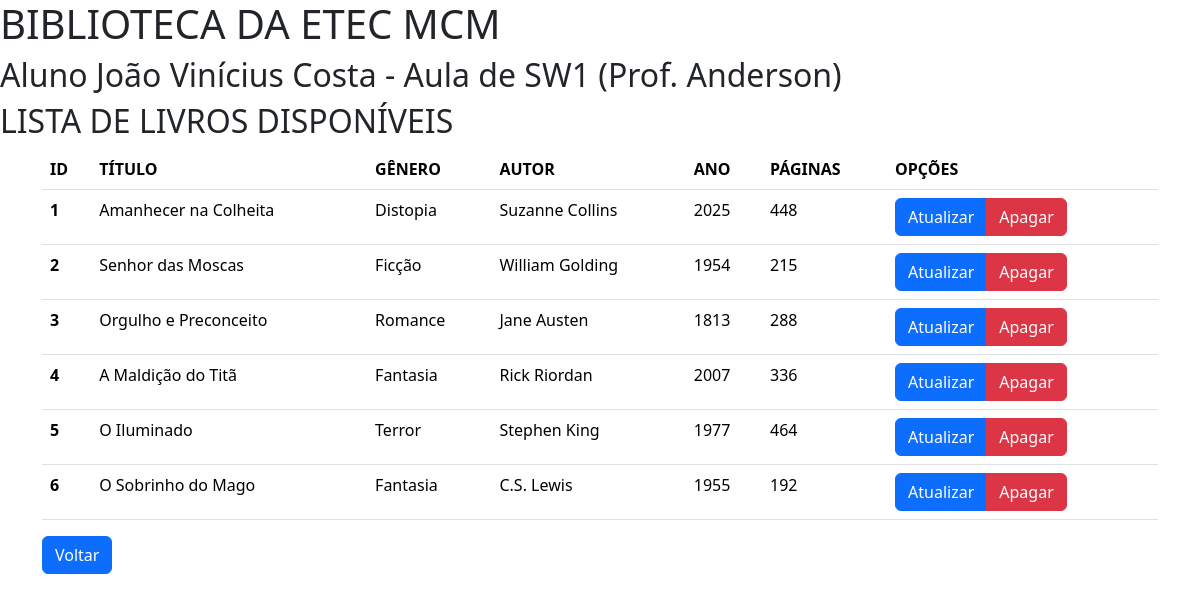
Before: /biblioteca01.09/listar.php with the older database file.
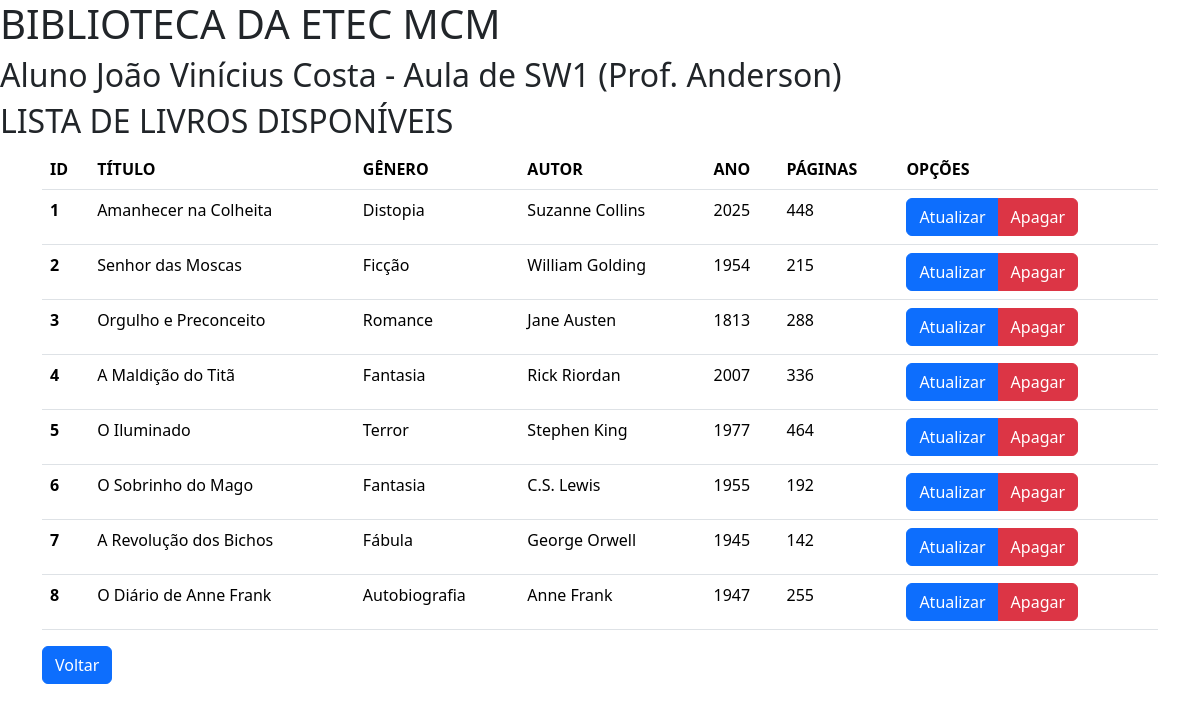
After: the same page with the newer database file.
### tables this page shows
CREATE TABLE `livros` (
  `id` int(11) NOT NULL,
  `autor` varchar(255) NOT NULL,
  `titulo` varchar(255) NOT NULL,
  `genero` varchar(255) NOT NULL,
  `ano` int(4) NOT NULL,
  `paginas` int(11) NOT NULL
);

### biblioteca01.09/listar.php (the view, shortened to what this page needs)
<!DOCTYPE html>
<html lang="pt-br">
<head>
    <link href="https://cdn.jsdelivr.net/npm/bootstrap@5.3.7/dist/css/bootstrap.min.css" rel="stylesheet">
</head>
<body>
    <?php
        require 'conexao.php';
        include_once 'pedaco.php';
    ?>
    <h2>LISTA DE LIVROS DISPONÍVEIS</h2>
    <div class="container">
        <table class="table">
            <thead>
                <tr>
                    <th scope="col">ID</th>
                    <th scope="col">TÍTULO</th>
                    <th scope="col">GÊNERO</th>
                    <th scope="col">AUTOR</th>
                    <th scope="col">ANO</th>
                    <th scope="col">PÁGINAS</th>
                    <th scope="col">OPÇÕES</th>
                </tr>
            </thead>
            <tbody>
            <?php
                $sql = "SELECT * FROM livros";
                $stmt = $pdo->query($sql);
                while ($livro = $stmt->fetch(PDO::FETCH_ASSOC)) {
                    echo "<tr>";
                    echo "<th scope='row'>".$livro['id']."</th>";
                    echo "<td>".$livro['titulo']."</td>";
                    echo "<td>".$livro['genero']."</td>";
                    echo "<td>".$livro['autor']."</td>";
                    echo "<td>".$livro['ano']."</td>";
                    echo "<td>".$livro['paginas']."</td>";
                    echo "
                    <td>
                        <div class='btn-group' role='group'>
                            <a href='form_atualizar.php?id= ".$livro['id']." ' type='button' class='btn btn-primary'>Atualizar</a>
                            <a href='#' type='button' class='btn btn-danger'>Apagar</a>
                        </div>
                    </td>
                    ";
                    echo "</tr>";
                }
            ?>
            </tbody>
        </table>
        <a href="index.php" type="button" class="btn btn-primary">Voltar</a>
    </div>
</body>
</html>

Changed rows visible on the page:
added livros: id "7", titulo "A Revolução dos Bichos", genero "Fábula", autor "George Orwell", ano "1945", paginas "142"
added livros: id "8", titulo "O Diário de Anne Frank", genero "Autobiografia", autor "Anne Frank", ano "1947", paginas "255"
